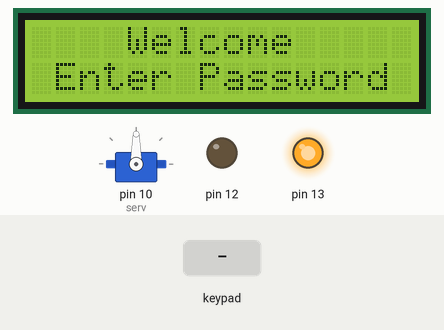
The sketch below on a simulated Arduino Uno, built with avr-gcc and run on an emulated ATmega328P. On the bench: 16×2 character LCD, servo, output pins drawn as LEDs (lit = HIGH). The inputs (shaded band) are chosen by the test bench.

Above: at 1.2 s.
1.3 s: keypad keys 1 2 3 4 pressed 0.4 s apart
At 2.9 s:
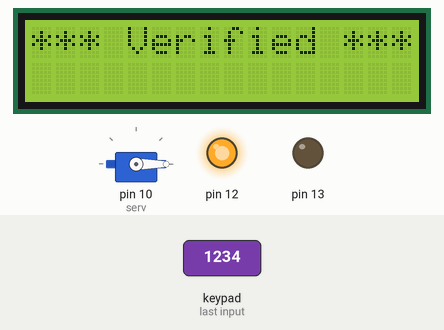
At 6.5 s:
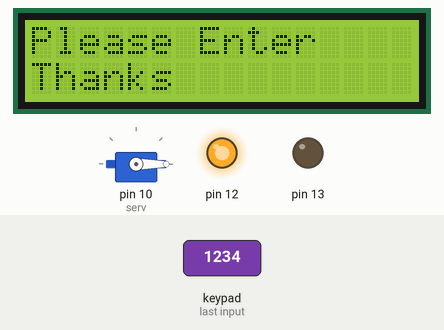
Timing chart, 0 to 14.0 s (numbered marks = the images above; inputs shaded):
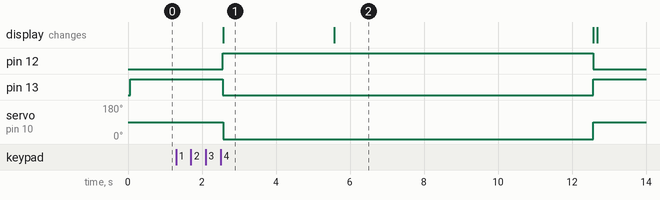

Measured:
- after the input at 1.3 s, pin 12: LOW → HIGH after 1.3 s, → LOW 10.0 s later; pin 13: HIGH → LOW after 1.3 s, → HIGH 10.0 s later; servo on pin 10 (serv): 90° → 0° after 1.3 s, → 90° 10.0 s later; the display: changes after 1.3 s (image 1)
- what the display in image 1 shows lasts 3.0 s, from 2.6 s to 5.6 s

The sketch:

keypadDoorLock.ino
```cpp
#include <LiquidCrystal.h>
#include <Keypad.h>
#include <Servo.h>
Servo serv;

LiquidCrystal lcd(A0,A1,A2,A3,A4,A5);

#define KEYPAD_ROW 4
#define KEYPAD_COLS 4

char* password ="1234"; //create a password
int pozisyon = 0; //keypad position

char keys[KEYPAD_ROW][KEYPAD_COLS]={

  {'1','2','3','A' },
     {'4','5','6','B' },
     {'7','8','9','C' },
     {'*','0','#','D' },

};

byte rowPins[]={5,4,3,2};
byte colPins[]={6,7,8,9};

Keypad kpd(
	makeKeymap(keys),
  	rowPins, colPins,
  	KEYPAD_ROW, KEYPAD_COLS

);

void setup()
{
  lcd.begin(16,2);
  pinMode(13,OUTPUT);
  pinMode(12,OUTPUT);
  setLocked (true); //state of the password
  serv.attach(10);
}

void loop()
{
 /* char key = kpd.getKey();
  if(key){
    lcd.print(key);
  }*/


  char whichKey = kpd.getKey(); //define which key is pressed with getKey

  lcd.setCursor(0, 0);
  lcd.print("    Welcome");
  lcd.setCursor(0, 1);
  lcd.print(" Enter Password");

  if(whichKey == '*' || whichKey == '#' || whichKey == 'A' ||       //define invalid keys
  whichKey == 'B' || whichKey == 'C' || whichKey == 'D'){

    pozisyon=0;
    setLocked (true);
    lcd.clear();
    lcd.setCursor(0, 0);
    lcd.print("  Invalid Key!");
    delay(1000);
    lcd.clear();
  }
  if(whichKey == password [pozisyon]){

    pozisyon ++;
  }
  if(pozisyon == 4){
    setLocked (false);
    lcd.clear();
    lcd.setCursor(0, 0);
    lcd.print("*** Verified ***");
    delay(3000);
    lcd.clear();
    lcd.setCursor(0, 0);
    lcd.print("Please Enter");
    lcd.setCursor(0, 1);
    lcd.print("Thanks");
    delay(7000);
    lcd.clear();
     setLocked (true);


  }
  delay(100);


}


void setLocked(int locked){
  if(locked){
    digitalWrite(13, HIGH);
    digitalWrite(12, LOW);
    serv.write(90);
    }
    else{
      digitalWrite(13, LOW);
      digitalWrite(12, HIGH);
       serv.write(0);
    }
  }
```
